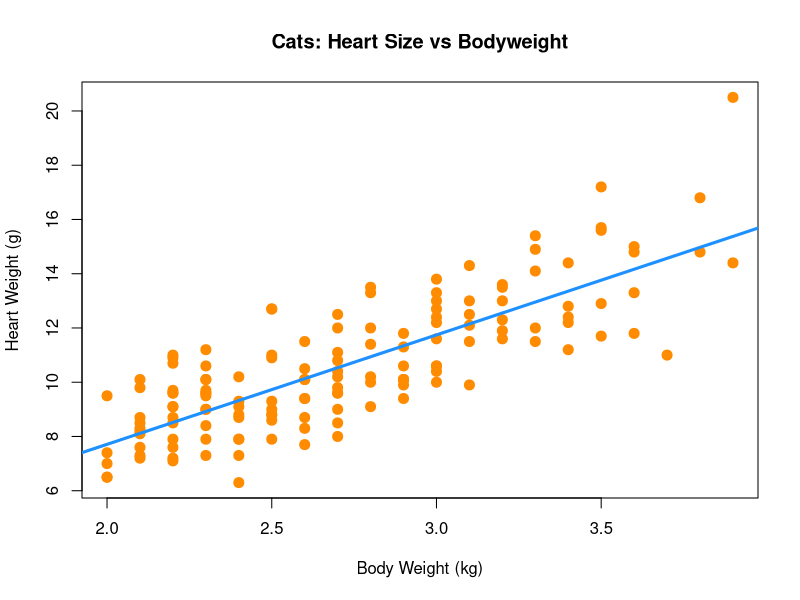
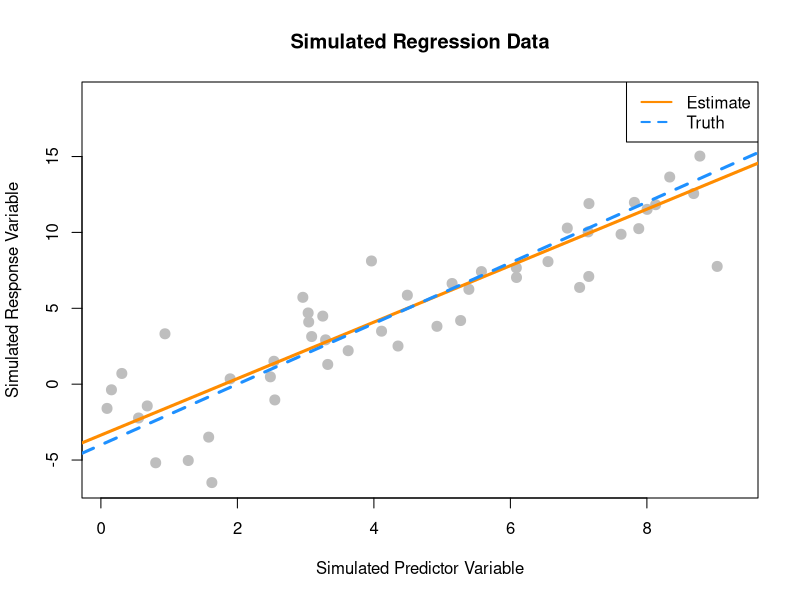
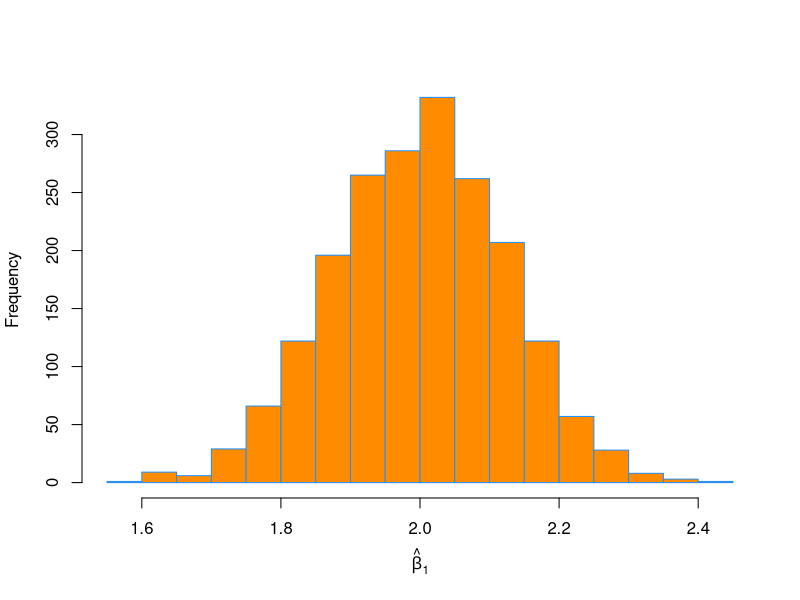
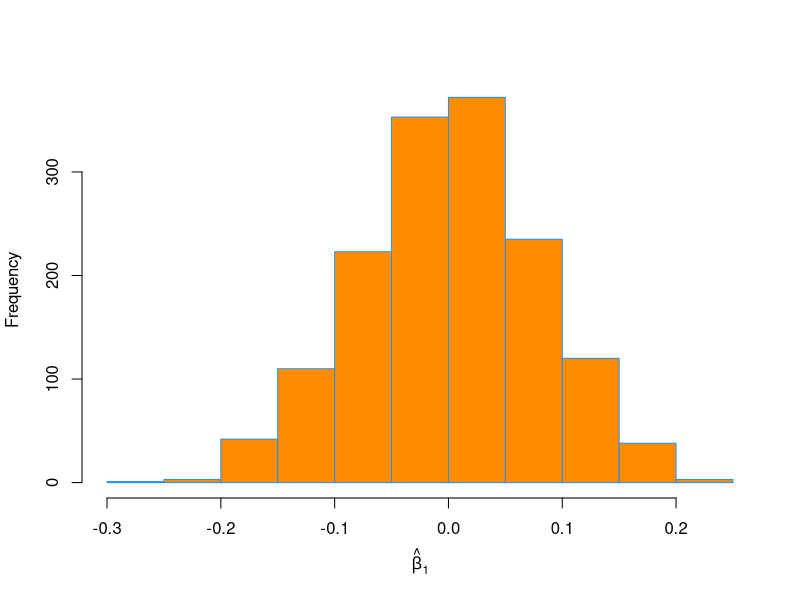
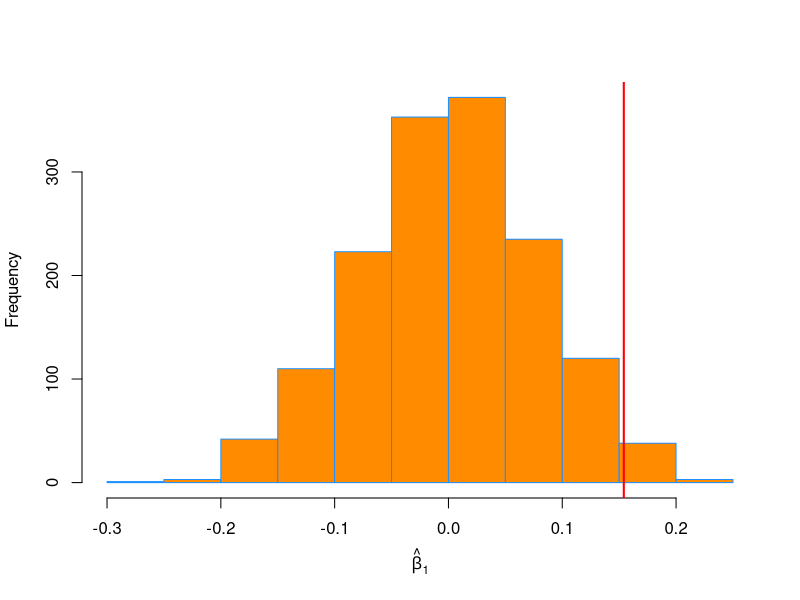

Generate these figures, in order, with R:
## ---- chunk 1
library(MASS)
cat_model = lm(Hwt ~ Bwt, data = cats)
summary(cat_model)
## ---- chunk 2
coef(cat_model)
## ---- chunk 3
range(cats$Bwt)
predict(cat_model, data.frame(Bwt = 3.3))
## ---- chunk 4
predict(cat_model, data.frame(Bwt = 1.5))
## ---- chunk 5
plot(Hwt ~ Bwt, data = cats,
     xlab = "Body Weight (kg)",
     ylab = "Heart Weight (g)",
     main = "Cats: Heart Size vs Bodyweight",
     pch  = 20,
     cex  = 2,
     col  = "darkorange")
abline(cat_model, lwd = 3, col = "dodgerblue")
## ---- chunk 6
summary(cat_model)$r.squared
## ---- chunk 7
get_sd_est = function(model_resid, mle = FALSE) {
  n = length(model_resid) - 2 * !mle
  sqrt(sum(model_resid ^ 2) / n)
}
## ---- chunk 8
get_sd_est(resid(cat_model))
## ---- chunk 9
get_sd_est(resid(cat_model), mle = TRUE)
## ---- chunk 10
summary(cat_model)$sigma
## ---- chunk 11
birthday = 18760613
set.seed(birthday)
## ---- chunk 12
x = runif(n = 50, 0, 10)
## ---- chunk 13
sim_slr = function(x, beta_0 = 10, beta_1 = 5, sigma = 1) {
  n = length(x)
  epsilon = rnorm(n, mean = 0, sd = sigma)
  y = beta_0 + beta_1 * x + epsilon
  data.frame(predictor = x, response = y)
}

sim_data = sim_slr(x = x, beta_0 = -4, beta_1 = 2, sigma = 2.5)
## ---- chunk 14
sim_model = lm(response ~ predictor, data = sim_data)
coef(sim_model)
## ---- chunk 15
plot(response ~ predictor, data = sim_data,
     xlab = "Simulated Predictor Variable",
     ylab = "Simulated Response Variable",
     main = "Simulated Regression Data",
     pch  = 20,
     cex  = 2,
     col  = "grey")
abline(sim_model, lwd = 3, lty = 1, col = "darkorange")
abline(-4, 2, lwd = 3, lty = 2, col = "dodgerblue")
legend("topright", c("Estimate", "Truth"), lty = c(1, 2), lwd = 2,
       col = c("darkorange", "dodgerblue"))
## ---- chunk 16
beta_hat_1 = rep(0, 2000)
for(i in 1:2000) {
  sim_data = sim_slr(x = x, beta_0 = -4, beta_1 = 2, sigma = 2.5)
  model = lm(response ~ predictor, data = sim_data)
  beta_hat_1[i] = coef(model)[2]
}
## ---- chunk 17
c(mean(beta_hat_1), sd(beta_hat_1))
## ---- chunk 18
hist(beta_hat_1,
     main   = "", 
     xlab   = expression(hat(beta)[1]), 
     col    = "darkorange", 
     border = "dodgerblue")
## ---- chunk 19
birthday = 18760613
set.seed(birthday)
## ---- chunk 20
x = runif(n = 25, 0, 10)
## ---- chunk 21
beta_hat_1 = rep(0, 1500)
for(i in seq_along(beta_hat_1)) {
  sim_data = sim_slr(x = x, beta_0 = 10, beta_1 = 0, sigma = 1)
  model = lm(response ~ predictor, data = sim_data)
  beta_hat_1[i] = coef(model)[2]
}
## ---- chunk 22
hist(beta_hat_1,
     main   = "", 
     xlab   = expression(hat(beta)[1]), 
     col    = "darkorange", 
     border = "dodgerblue")
## ---- chunk 23
skeptic = read.csv("skeptic.csv")
skeptic_model = lm(response ~ predictor, data = skeptic)
coef(skeptic_model)[2]
## ---- chunk 24
hist(beta_hat_1,
     main   = "", 
     xlab   = expression(hat(beta)[1]), 
     col    = "darkorange", 
     border = "dodgerblue")
abline(v = coef(skeptic_model)[2], col = "red", lwd = 2)
## ---- chunk 25
mean(beta_hat_1 > coef(skeptic_model)[2])
2 * mean(beta_hat_1 > coef(skeptic_model)[2])
## ---- chunk 26
range(beta_hat_1)
## ---- chunk 27
# read data
goalies = read.csv("goalies.csv")
## ---- chunk 28
# fit models
goalies_model_min = lm(W ~ MIN, data = goalies)
goalies_model_ga = lm(W ~ GA, data = goalies)
goalies_model_so = lm(W ~ SO, data = goalies)
## ---- chunk 29
# helper functions

get_rmse = function(model) {
  sqrt(mean(resid(model) ^ 2))
}

get_r2 = function(model) {
  summary(model)$r.squared
}
## ---- chunk 30
# create list of model
model_list = list(goalies_model_min, goalies_model_ga, goalies_model_so)

# obtain results
results = data.frame(
  Predictor = c("`MIN`", "`GA`", "`SO`"),
  RMSE = sapply(model_list, get_rmse),
  R2 = sapply(model_list, get_r2)
)

# create markdown table of results
knitr::kable(results)
## ---- chunk 31
get_beta_no_int = function(x, y) {
  sum(x * y) / sum(x ^ 2)
}
## ---- chunk 32
get_beta_no_int(x = cats$Bwt, y = cats$Hwt)
## ---- chunk 33
lm(Hwt ~ 0 + Bwt, data = cats)
